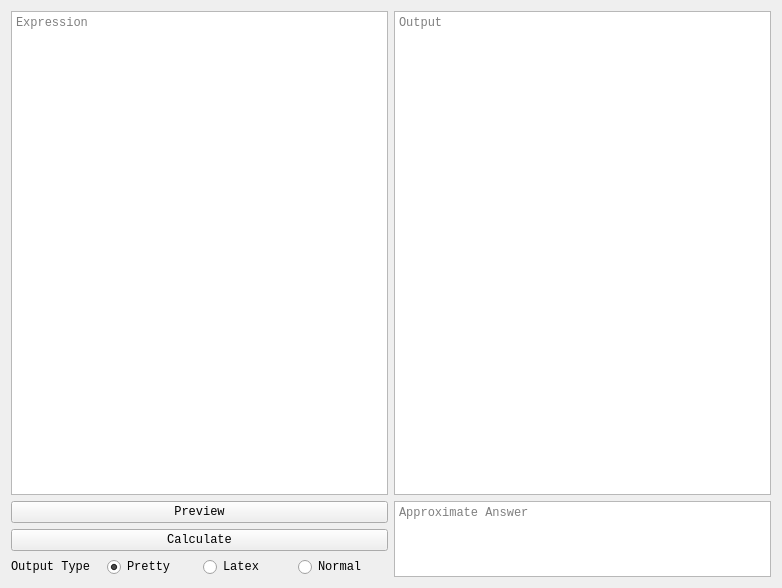
<?xml version="1.0" encoding="UTF-8"?>
<ui version="4.0">
 <class>Form</class>
 <widget class="QWidget" name="Form">
  <property name="geometry">
   <rect>
    <x>0</x>
    <y>0</y>
    <width>782</width>
    <height>588</height>
   </rect>
  </property>
  <property name="font">
   <font>
    <family>Courier New</family>
   </font>
  </property>
  <property name="windowTitle">
   <string>Form</string>
  </property>
  <layout class="QGridLayout" name="gridLayout_2">
   <item row="0" column="0">
    <layout class="QGridLayout" name="gridLayout">
     <item row="3" column="0">
      <widget class="QPushButton" name="EvalCalc">
       <property name="toolTip">
        <string>Simplify the expression - Shift + Enter</string>
       </property>
       <property name="text">
        <string>Calculate</string>
       </property>
      </widget>
     </item>
     <item row="2" column="0">
      <widget class="QPushButton" name="EvalPrev">
       <property name="toolTip">
        <string>Preview the expression</string>
       </property>
       <property name="text">
        <string>Preview</string>
       </property>
      </widget>
     </item>
     <item row="4" column="0">
      <layout class="QHBoxLayout" name="horizontalLayout_3">
       <item>
        <widget class="QLabel" name="EvalOutType">
         <property name="toolTip">
          <string>Format of output</string>
         </property>
         <property name="text">
          <string>Output Type</string>
         </property>
        </widget>
       </item>
       <item>
        <widget class="QRadioButton" name="EvalPP">
         <property name="toolTip">
          <string>Pretty print</string>
         </property>
         <property name="text">
          <string>Pretty</string>
         </property>
         <property name="checked">
          <bool>true</bool>
         </property>
        </widget>
       </item>
       <item>
        <widget class="QRadioButton" name="EvalLatex">
         <property name="toolTip">
          <string>Latex</string>
         </property>
         <property name="text">
          <string>Latex</string>
         </property>
        </widget>
       </item>
       <item>
        <widget class="QRadioButton" name="EvalNormal">
         <property name="toolTip">
          <string>Normal - no special format</string>
         </property>
         <property name="text">
          <string>Normal</string>
         </property>
        </widget>
       </item>
      </layout>
     </item>
     <item row="0" column="1" rowspan="2">
      <widget class="QTextBrowser" name="EvalOut">
       <property name="sizePolicy">
        <sizepolicy hsizetype="Expanding" vsizetype="Expanding">
         <horstretch>0</horstretch>
         <verstretch>0</verstretch>
        </sizepolicy>
       </property>
       <property name="toolTip">
        <string>Simplified Answer</string>
       </property>
       <property name="placeholderText">
        <string>Output</string>
       </property>
      </widget>
     </item>
     <item row="2" column="1" rowspan="3">
      <widget class="QTextBrowser" name="EvalApprox">
       <property name="sizePolicy">
        <sizepolicy hsizetype="Expanding" vsizetype="Ignored">
         <horstretch>0</horstretch>
         <verstretch>0</verstretch>
        </sizepolicy>
       </property>
       <property name="toolTip">
        <string>Approximate answer of calculation</string>
       </property>
       <property name="placeholderText">
        <string>Approximate Answer</string>
       </property>
      </widget>
     </item>
     <item row="0" column="0" rowspan="2">
      <widget class="QTextEdit" name="EvalExp">
       <property name="sizePolicy">
        <sizepolicy hsizetype="Expanding" vsizetype="Ignored">
         <horstretch>0</horstretch>
         <verstretch>0</verstretch>
        </sizepolicy>
       </property>
       <property name="toolTip">
        <string>Expression</string>
       </property>
       <property name="lineWrapMode">
        <enum>QTextEdit::NoWrap</enum>
       </property>
       <property name="placeholderText">
        <string>Expression</string>
       </property>
      </widget>
     </item>
    </layout>
   </item>
  </layout>
 </widget>
 <resources/>
 <connections/>
</ui>
